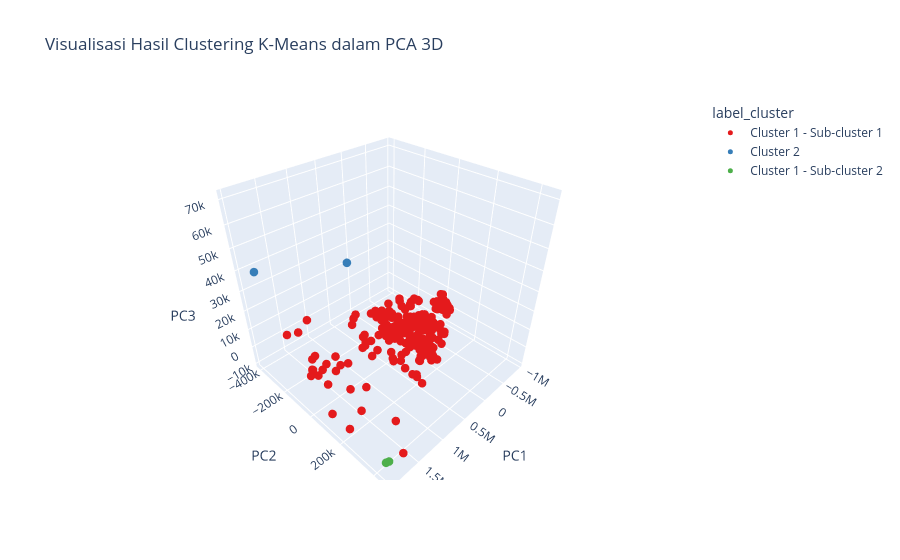

This figure's notebook cell:
### Code cell
import plotly.express as px
from sklearn.decomposition import PCA

# ==========================================================
# PCA 3D
# ==========================================================

pca = PCA(n_components=3)

pca_result = pca.fit_transform(
    df_hasil_kmeans[kolom_numerik]
)

df_pca = pd.DataFrame(
    pca_result,
    columns=['PC1', 'PC2', 'PC3']
)

# ==========================================================
# TAMBAHKAN INFORMASI CLUSTER
# ==========================================================

df_pca['cluster'] = df_hasil_kmeans['cluster'].values
df_pca['sub_cluster'] = df_hasil_kmeans['sub_cluster'].values

df_pca['nama_kabupaten_kota'] = (
    df_hasil_kmeans['nama_kabupaten_kota'].values
)

df_pca['tahun'] = (
    df_hasil_kmeans['tahun'].values
)

# ==========================================================
# BUAT LABEL VISUALISASI
# ==========================================================

df_pca['label_cluster'] = df_pca.apply(
    lambda row:
        f"Cluster 1 - Sub-cluster {int(row['sub_cluster'])}"
        if row['cluster'] == 1
        else "Cluster 2",
    axis=1
)

# ==========================================================
# VISUALISASI PCA 3D INTERAKTIF
# ==========================================================

fig = px.scatter_3d(
    df_pca,
    x='PC1',
    y='PC2',
    z='PC3',
    color='label_cluster',
    color_discrete_sequence=px.colors.qualitative.Set1,
    hover_name='nama_kabupaten_kota',
    hover_data=['tahun'],
    title='Visualisasi Hasil Clustering K-Means dalam PCA 3D'
)

fig.update_traces(
    marker=dict(size=5)
)

fig.update_layout(
    scene=dict(
        xaxis_title='PC1',
        yaxis_title='PC2',
        zaxis_title='PC3'
    )
)

fig.show()

### Figure 1 — Plotly figure (JSON) as saved in the notebook; plotly's stock layout.template omitted (floating-point values rounded to 4 significant figures; data arrays with more than 128 entries replaced by an {"elided": "..."} marker saying what was removed)
{"data": [{"customdata": {"elided": "262x1 int values"}, "hovertemplate": "<b>%{hovertext}</b><br><br>label_cluster=Cluster 1 - Sub-cluster 1<br>PC1=%{x}<br>PC2=%{y}<br>PC3=%{z}<br>tahun=%{customdata[0]}<extra></extra>", "hovertext": {"elided": "262 str values"}, "legendgroup": "Cluster 1 - Sub-cluster 1", "marker": {"color": "rgb(228,26,28)", "size": 5, "symbol": "circle"}, "mode": "markers", "name": "Cluster 1 - Sub-cluster 1", "scene": "scene", "showlegend": true, "type": "scatter3d", "x": {"elided": "262 float values"}, "y": {"elided": "262 float values"}, "z": {"elided": "262 float values"}}, {"customdata": [[2021], [2022]], "hovertemplate": "<b>%{hovertext}</b><br><br>label_cluster=Cluster 2<br>PC1=%{x}<br>PC2=%{y}<br>PC3=%{z}<br>tahun=%{customdata[0]}<extra></extra>", "hovertext": ["KOTA SURABAYA", "KOTA SURABAYA"], "legendgroup": "Cluster 2", "marker": {"color": "rgb(55,126,184)", "size": 5, "symbol": "circle"}, "mode": "markers", "name": "Cluster 2", "scene": "scene", "showlegend": true, "type": "scatter3d", "x": [1819000.0, 1928000.0], "y": [-408800.0, 268000.0], "z": [37590.0, 71010.0]}, {"customdata": [[2023], [2024]], "hovertemplate": "<b>%{hovertext}</b><br><br>label_cluster=Cluster 1 - Sub-cluster 2<br>PC1=%{x}<br>PC2=%{y}<br>PC3=%{z}<br>tahun=%{customdata[0]}<extra></extra>", "hovertext": ["KOTA SURABAYA", "KOTA SURABAYA"], "legendgroup": "Cluster 1 - Sub-cluster 2", "marker": {"color": "rgb(77,175,74)", "size": 5, "symbol": "circle"}, "mode": "markers", "name": "Cluster 1 - Sub-cluster 2", "scene": "scene", "showlegend": true, "type": "scatter3d", "x": [1963000.0, 1945000.0], "y": [454600.0, 433000.0], "z": [-758.9, -4123.0]}], "layout": {"legend": {"title": {"text": "label_cluster"}, "tracegroupgap": 0}, "scene": {"domain": {"x": [0, 1], "y": [0, 1]}, "xaxis": {"title": {"text": "PC1"}}, "yaxis": {"title": {"text": "PC2"}}, "zaxis": {"title": {"text": "PC3"}}}, "title": {"text": "Visualisasi Hasil Clustering K-Means dalam PCA 3D"}}}
